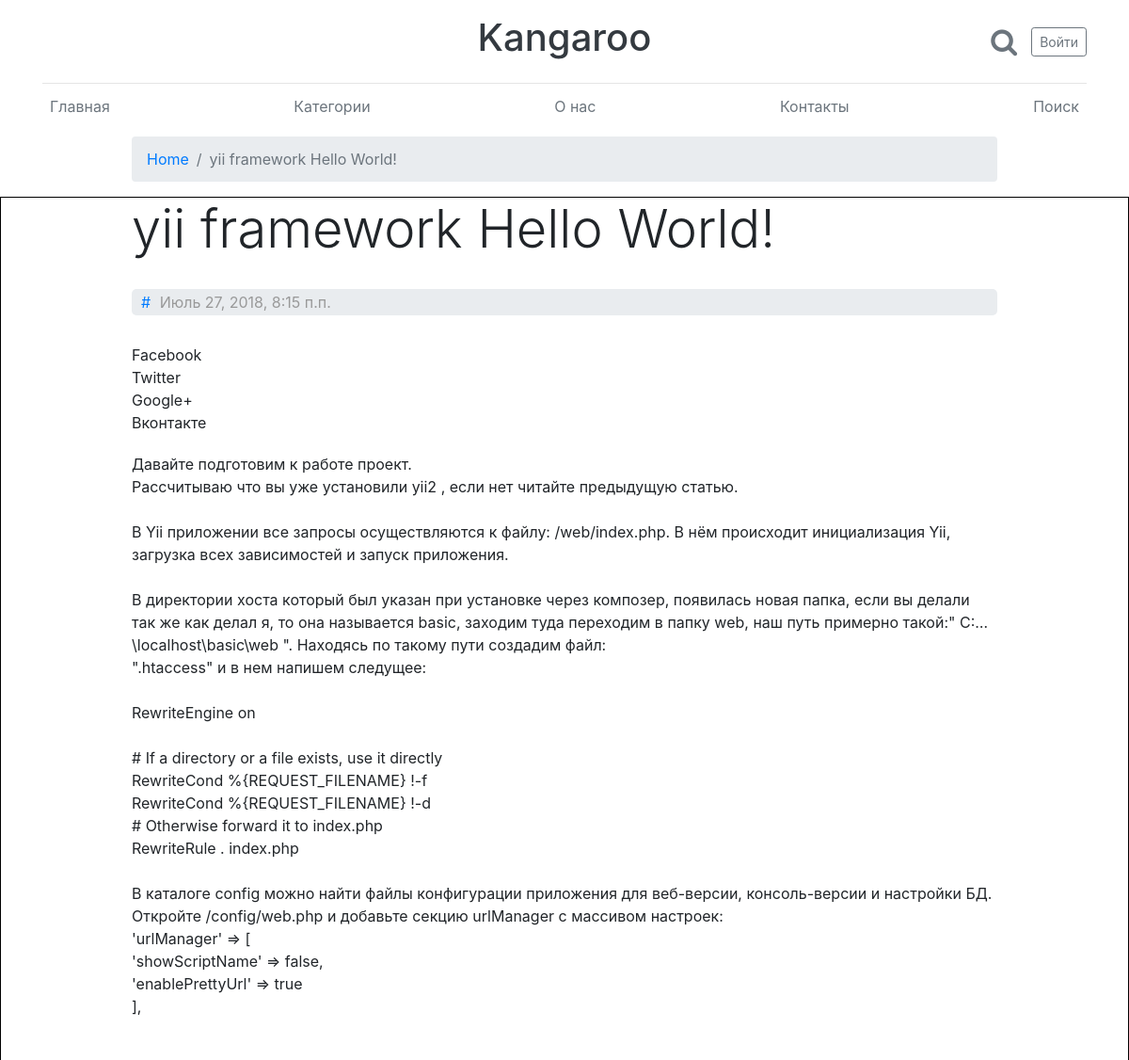
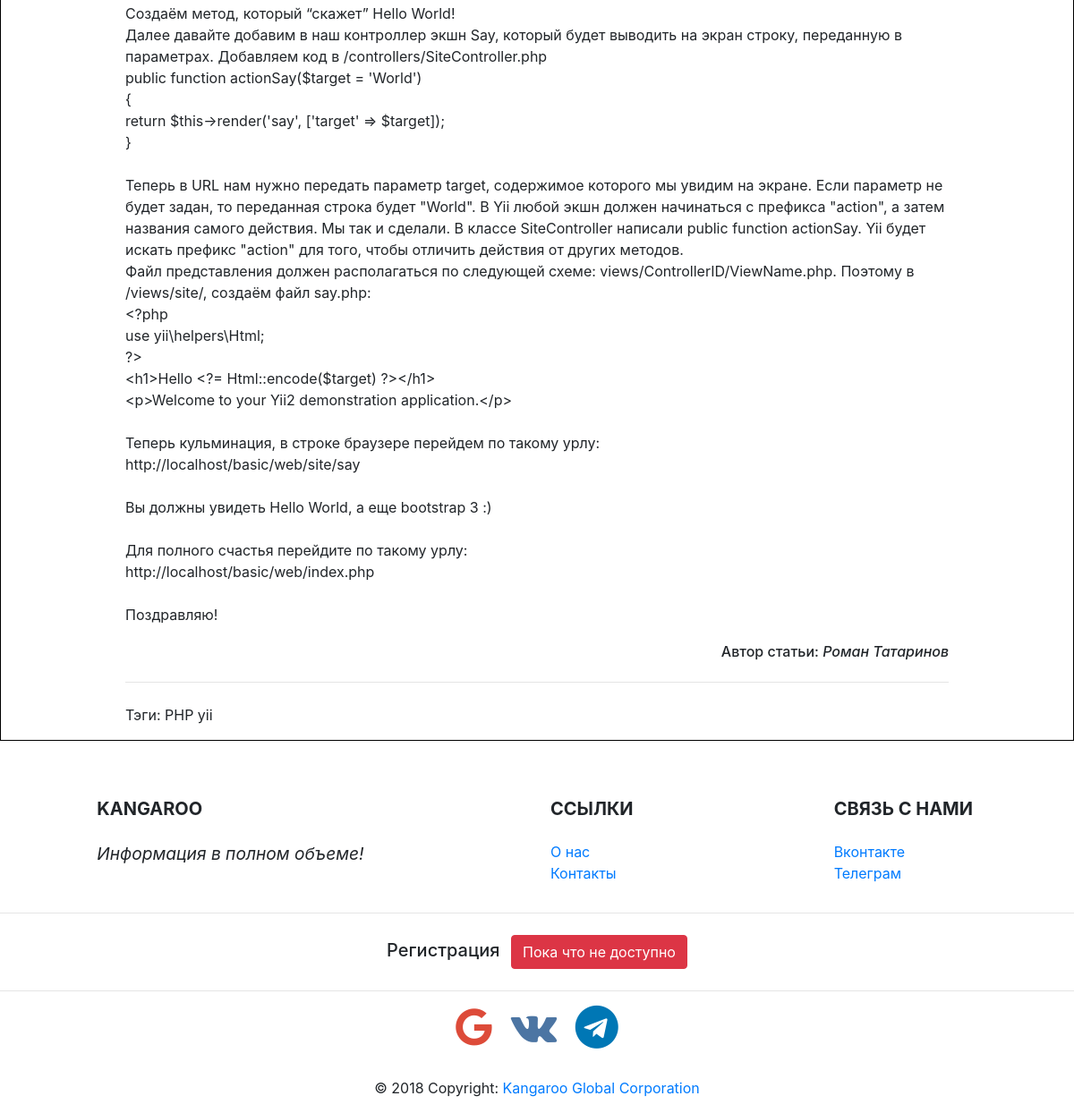
The app's page /post/4/ with its own data (2 pictures, top to bottom).
### page/models.py (models this page shows, shortened)
class Articles(models.Model):
    title = models.CharField(max_length=120)
    body = models.TextField()
    date = models.DateTimeField()
    author = models.CharField(max_length=100, verbose_name="Автор", null=True, blank=True)
    tags = TaggableManager()
    category = TreeForeignKey(Genre, blank=True, null=True, related_name="cat")
    image = models.ImageField(
        blank=True, upload_to='images',
        help_text='150x150px',
        verbose_name='Ссылка картинки'
    )
    def image_img(self):
        if self.image:
            return u'<a href="{0}" target="_blank"><img src="{0}" width="100"/></a>'.format(self.image.url)
        else:
            return '(Нет изображения)'
    image_img.short_description = 'Картинка'
    image_img.allow_tags = True

### page/views.py (the view)
# urls.py: url(r'^post/(?P<pk>\d+)/$', views.post_detail, name='post_detail'),
def post_detail(request, pk):
    post = get_object_or_404(Articles, pk=pk)
    return render(request, 'homepage/post_detail.html', {'post': post})

### templates/homepage/post_detail.html (shortened to what this page needs)
{% extends 'homepage/wrapper.html' %}  {% block content %}
<main>
    <div class="container">
        <div class="row justify-content-md-center">
            <div class="col-md-10">
                <nav class="breadcrumb">
                    <a class="breadcrumb-item" href="{% url 'index' %}">Home</a>
                    <span class="breadcrumb-item active">{{ post.title }}</span>
                </nav>
            </div>
        </div>
    </div>
    <div class="post">
        <div class="container">
            <div class="row justify-content-md-center">
                <div class="col-md-10">
                    <h1 class="display-4">{{ post.title }}</h1>
                    <div class="byline">
                        <a href="https://css-tricks.com/handling-errors-with-error-boundary/">#</a>
                        {% if post.date %}
                        <span class="date">{{ post.date }}</span>
                        {% endif %}
                    </div>
                    <div class="social-likes">
                        <div class="facebook" title="Share link on Facebook">Facebook</div>
                        <div class="twitter" title="Share link on Twitter">Twitter</div>
                        <div class="plusone" title="Share link on Google+">Google+</div>
                        <div class="vkontakte" title="Поделиться ссылкой во Вконтакте">Вконтакте</div>
                    </div>
                    <div class="post_detail_menu">
                        <p>{{ post.body|linebreaksbr }}</p>
                        </div>
                        {% if post.author %}
                            <h6 align="right">Автор статьи: <em>{{ post.author }}</em></h6>
                        {% endif %}
                <hr class="my-4">
                    <p>
                    {% if post.tags.all %}
                        Тэги:
                            {% for tag in post.tags.all %}
                                {{ tag }}
                            {% endfor %}
                        {% endif %}
                    </p>
                </div>
            </div>
        </div>
    </div>
</main>
{% endblock %}

### static/css/wrapper/wrapper.css (style rules this page uses)
.byline { background: #e9ecef; color: #999; padding: 2px 10px; border-radius: 5px; margin: 30px auto; }
.byline .date { margin: 0 5px; }
.post_detail_menu { margin: 20px auto; }
.post { border: 1px solid black; }

### records on screen
Articles: title "yii framework Hello World!", date "Июль 27, 2018, 8:15 п.п.", body "Давайте подготовим к работе проект. Рассчитываю что вы уже установили yii2 , если нет читайте предыдущую статью. В Yii приложении все запросы осуществляются к файлу: /web/index.php. В нём происходит инициализация Yii, загрузка всех зависимостей и запуск приложения. В директории хоста который был указан при установке через композер, появилась новая папка, если вы делали так же как делал я, то она называется basic, заходим туда переходим в папку web, наш путь примерно такой:\" C:…\\localhost\\basic\\web \". Находясь по такому пути создадим файл: \".htaccess\" и в нем напишем следущее: RewriteEngine on # If a directory or a file exists, use it directly RewriteCond %{REQUEST_FILENAME} !-f RewriteCond…", author "Роман Татаринов"
Tag: name "PHP"
Tag: name "yii"
